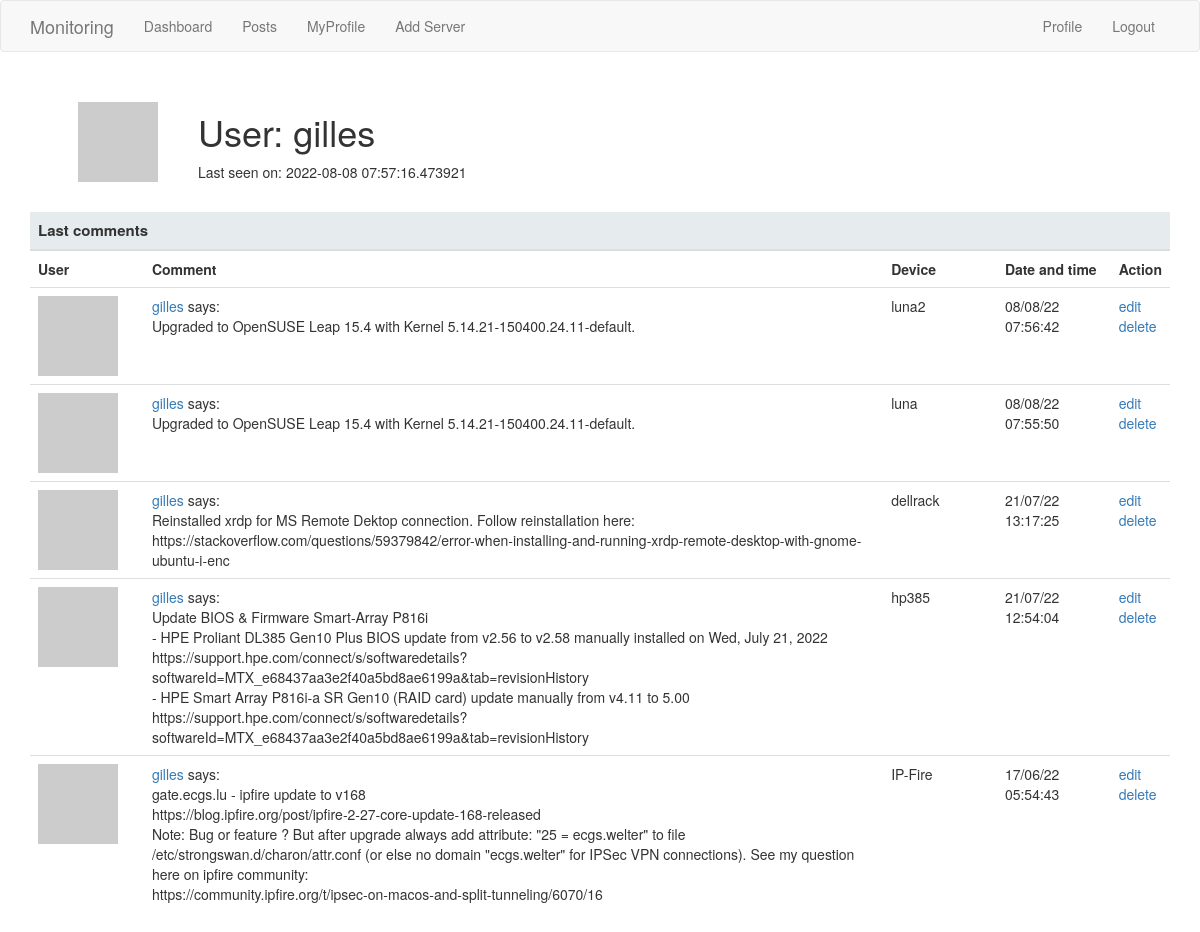
Screenshot of /user/gilles (signed in) with the database file from the repository.
### webapp/models.py (models this page shows, shortened)
class User(UserMixin, db.Model):
    __tablename__ = 'user'
    id = db.Column(db.Integer, primary_key=True)
    username = db.Column(db.String(64), index=True, unique=True)
    email = db.Column(db.String(120), index=True, unique=True)
    password_hash = db.Column(db.String(128))
    posts = db.relationship('Post', backref='author', lazy='dynamic')
    about_me = db.Column(db.String(140))
    last_seen = db.Column(db.DateTime, default=datetime.utcnow)
    def avatar(self, size):
        digest = md5(self.email.lower().encode('utf-8')).hexdigest()
        return 'https://www.gravatar.com/avatar/{}?d=identicon&s={}'.format(
            digest, size)

class Post(db.Model):
    id = db.Column(db.Integer, primary_key=True)
    body = db.Column(db.String(1000))
    timestamp = db.Column(db.DateTime, index=True, default=datetime.utcnow)
    user_id = db.Column(db.Integer, db.ForeignKey('user.id'))
    device = db.Column(db.String(30), index=True)

### webapp/routes.py (the view)
@app.route('/user/<username>')
@login_required
def user(username):
        user = User.query.filter_by(username=username).first_or_404()
        posts = Post.query.order_by(Post.timestamp.desc()).filter_by(user_id=user.id)
        return render_template('user.html', user=user, posts=posts)

### webapp/models.py (called while the page is built)
@login.user_loader
def load_user(id):
    return User.query.get(int(id))

### webapp/routes.py (called while the page is built)
@app.before_request
def before_request():
    if current_user.is_authenticated:
        current_user.last_seen = datetime.utcnow()
        db.session.commit()

### webapp/templates/user.html (shortened to what this page needs)
{% extends "base.html" %}
{% block content %}
<div class="container">
    <div class="margin">
        <table class="myProfile">
            <tr valign="center">
                <td><img src="{{ user.avatar(100) }}"></td>
                <td>
                    <h1>User: {{ user.username }}</h1>
                    {% if user.last_seen %}<p>Last seen on: {{ user.last_seen }}</p>{% endif %}
                </td>
            </tr>
        </table>
        {% include 'table_post.html' %}
        {% endblock %}

### webapp/templates/table_post.html
   <table class="table table-hover title">
        <col style="width:10%">
        <col style="width:65%">
        <col style="width:10%">
        <col style="width:10%">
        <col style="width:10%">
        <thead>
                <tr>
                        <th colspan="5">Last comments </th>
                </tr>
        </thead>
        <tbody>
                <tr >
                            <th>User</th>
                            <th>Comment</th>
                            <th>Device</th>
                            <th>Date and time</th>
                            <th>Action</th>
                </tr>
                {% for post in posts %}
                <tr>
                        <td width="3rem"><a href="{{ url_for('user', username=post.author.username) }}"><img src="{{ post.author.avatar(30) }}" /></a></td>
                        <td  style="white-space: pre-line"><a href="{{ url_for('user', username=post.author.username) }}">{{ post.author.username }}</a> says:<br>{{ post.body }}</td>
                        <td> {{ post.device }} </td>
                        <td class="date"> {{ post.timestamp.strftime("%d/%m/%y %X") }} </td>
                        <td><a href="{{ url_for('post_modify', id=post.id) }}" title="Modify Comment">edit</a>
                        <a href="{{ url_for('post_delete', id=post.id) }}" onclick="return confirm('Do you want to permanently delete the comment: {{ post.body }}?');" title="Delete Comment">delete</a>
                        </td>
                 </tr>
                {% endfor %}
        </tbody>
</table>

### webapp/static/styles/style.css (style rules this page uses)
.margin { width: 100%; }
table.myProfile { margin-left: 2em; }
table.myProfile td { text-align: left; padding: 2rem; }
table.title thead th { font-size: 1.5rem; background-color: #E6ECED; }

### rows the page displays
User: username "gilles", last_seen "2022-08-08 07:57:16.473921"
Post: author.username "gilles", body "Upgraded to OpenSUSE Leap 15.4 with Kernel 5.14.21-150400.24.11-default.", device "luna2", timestamp "08/08/22 07:56:42"
Post: author.username "gilles", body "Upgraded to OpenSUSE Leap 15.4 with Kernel 5.14.21-150400.24.11-default.", device "luna", timestamp "08/08/22 07:55:50"
Post: author.username "gilles", body "Reinstalled xrdp for MS Remote Dektop connection. Follow reinstallation here: https://stackoverflow.com/questions/59379842/error-when-installing-and-running-xrdp-remote-desktop-with-gnome-ubuntu-i-enc", device "dellrack", timestamp "21/07/22 13:17:25"
Post: author.username "gilles", body "Update BIOS & Firmware Smart-Array P816i - HPE Proliant DL385 Gen10 Plus BIOS update from v2.56 to v2.58 manually installed on Wed, July 21, 2022 https://support.hpe.com/connect/s/softwaredetails?softwareId=MTX_e68437aa3e2f40a5bd8ae6199a&tab=revisionHistory - HPE Smart Array P816i-a SR Gen10 (RAID card) update manually from v4.11 to 5.00 https://support.hpe.com/connect/s/softwaredetails?softwareId=MTX_e68437aa3e2f40a5bd8ae6199a&tab=revisionHistory", device "hp385", timestamp "21/07/22 12:54:04"
Post: author.username "gilles", body "gate.ecgs.lu - ipfire update to v168 https://blog.ipfire.org/post/ipfire-2-27-core-update-168-released Note: Bug or feature ? But after upgrade always add attribute: \"25 = ecgs.welter\" to file /etc/strongswan.d/charon/attr.conf (or else no domain \"ecgs.welter\" for IPSec VPN connections). See my question here on ipfire community: https://community.ipfire.org/t/ipsec-on-macos-and-split-tunneling/6070/16", device "IP-Fire", timestamp "17/06/22 05:54:43"
